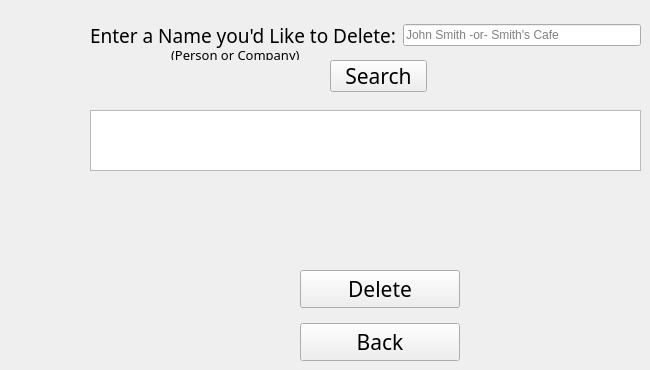
      <widget class="QWidget" name="customerDelete">
       <widget class="QTableView" name="table_search">
        <property name="geometry">
         <rect>
          <x>90</x>
          <y>110</y>
          <width>551</width>
          <height>61</height>
         </rect>
        </property>
       </widget>
       <widget class="QWidget" name="gridLayoutWidget_8">
        <property name="geometry">
         <rect>
          <x>90</x>
          <y>20</y>
          <width>551</width>
          <height>31</height>
         </rect>
        </property>
        <layout class="QGridLayout" name="gridLayout_2">
         <item row="0" column="0">
          <widget class="QLabel" name="label_28">
           <property name="font">
            <font>
             <family>Heiti SC</family>
             <pointsize>14</pointsize>
            </font>
           </property>
           <property name="text">
            <string>Enter a Name you'd Like to Delete:</string>
           </property>
          </widget>
         </item>
         <item row="0" column="1">
          <widget class="QLineEdit" name="name_search">
           <property name="placeholderText">
            <string>John Smith -or- Smith's Cafe</string>
           </property>
          </widget>
         </item>
        </layout>
       </widget>
       <widget class="QWidget" name="verticalLayoutWidget_4">
        <property name="geometry">
         <rect>
          <x>300</x>
          <y>270</y>
          <width>160</width>
          <height>91</height>
         </rect>
        </property>
        <layout class="QVBoxLayout" name="verticalLayout_4">
         <item>
          <widget class="QPushButton" name="delete_customer">
           <property name="font">
            <font>
             <family>Heiti SC</family>
             <pointsize>16</pointsize>
            </font>
           </property>
           <property name="text">
            <string>Delete</string>
           </property>
          </widget>
         </item>
         <item>
          <spacer name="verticalSpacer_8">
           <property name="orientation">
            <enum>Qt::Vertical</enum>
           </property>
           <property name="sizeHint" stdset="0">
            <size>
             <width>20</width>
             <height>40</height>
            </size>
           </property>
          </spacer>
         </item>
         <item>
          <widget class="QPushButton" name="pushButton_6">
           <property name="font">
            <font>
             <family>Heiti SC</family>
             <pointsize>16</pointsize>
            </font>
           </property>
           <property name="text">
            <string>Back</string>
           </property>
          </widget>
         </item>
        </layout>
       </widget>
       <widget class="QLabel" name="delete_status">
        <property name="geometry">
         <rect>
          <x>248</x>
          <y>240</y>
          <width>261</width>
          <height>20</height>
         </rect>
        </property>
        <property name="font">
         <font>
          <family>Heiti SC</family>
          <pointsize>14</pointsize>
         </font>
        </property>
        <property name="text">
         <string/>
        </property>
        <property name="alignment">
         <set>Qt::AlignCenter</set>
        </property>
       </widget>
       <widget class="QPushButton" name="search_customer">
        <property name="geometry">
         <rect>
          <x>330</x>
          <y>60</y>
          <width>97</width>
          <height>32</height>
         </rect>
        </property>
        <property name="font">
         <font>
          <family>Heiti SC</family>
          <pointsize>16</pointsize>
         </font>
        </property>
        <property name="text">
         <string>Search</string>
        </property>
       </widget>
       <widget class="QLabel" name="label_39">
        <property name="geometry">
         <rect>
          <x>90</x>
          <y>50</y>
          <width>233</width>
          <height>10</height>
         </rect>
        </property>
        <property name="font">
         <font>
          <family>Heiti SC</family>
          <pointsize>10</pointsize>
         </font>
        </property>
        <property name="text">
         <string>                        (Person or Company)</string>
        </property>
       </widget>
      </widget>
